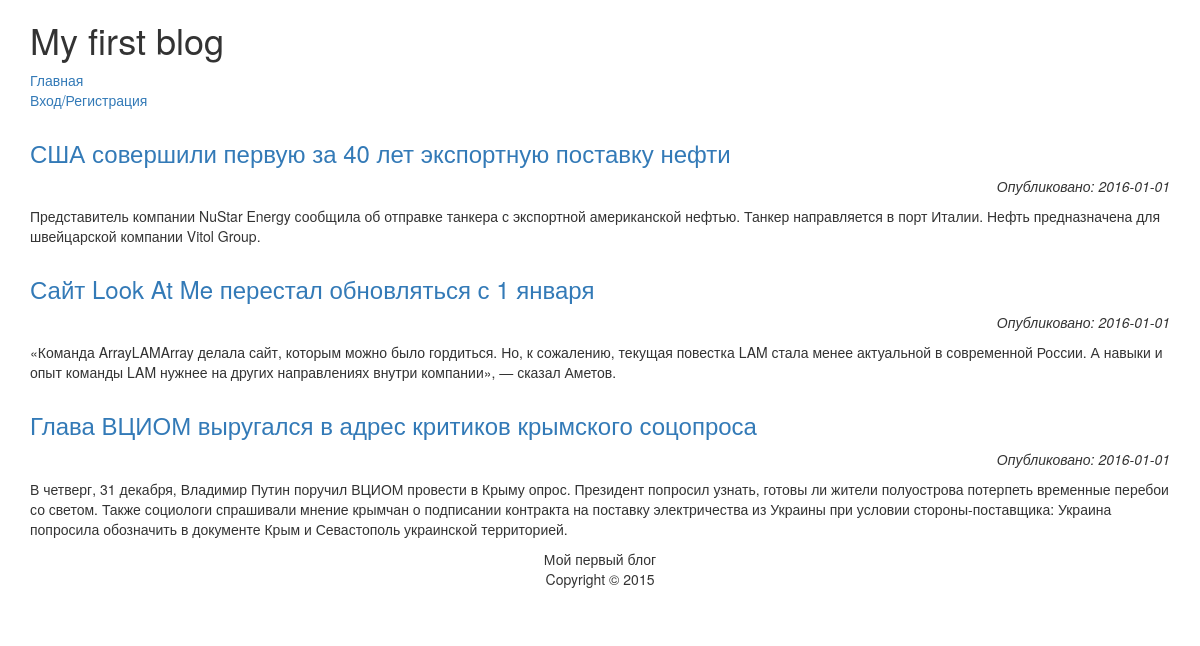
Before: / with the older database file.
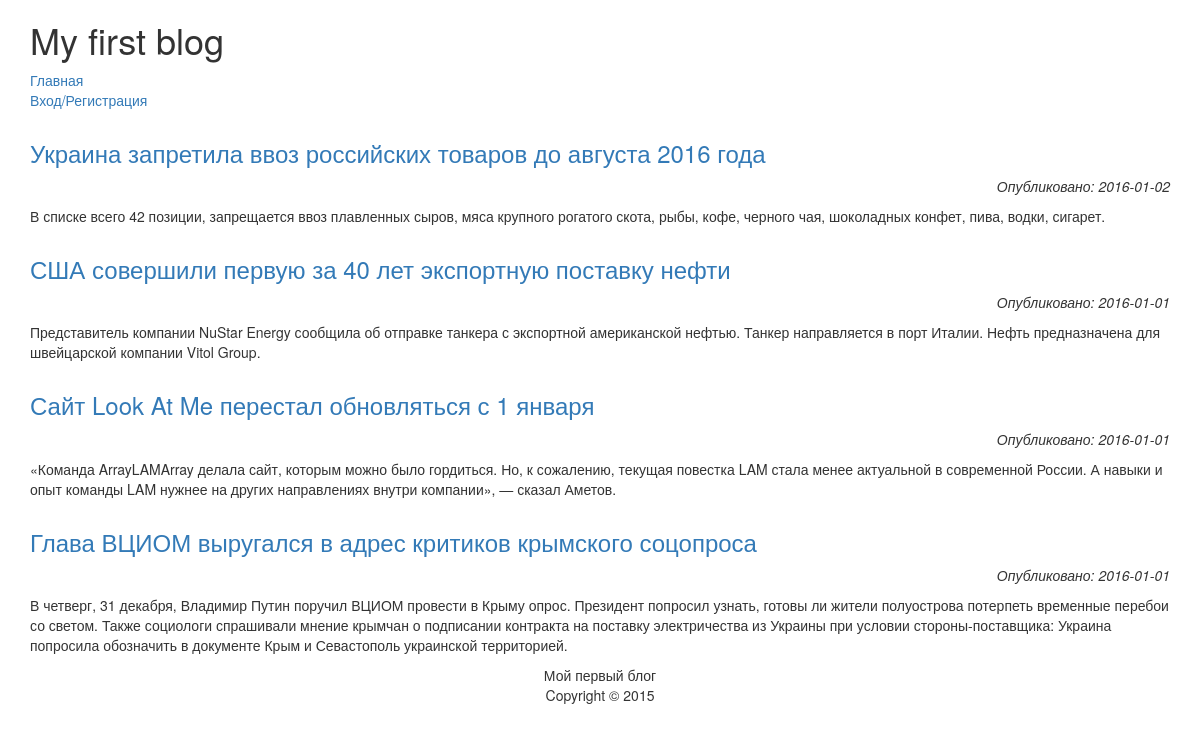
After: the same page with the newer database file.
### tables this page shows
CREATE TABLE "articles" (
	`id`	INTEGER NOT NULL PRIMARY KEY AUTOINCREMENT,
	`title`	TEXT,
	`content`	TEXT,
	`date`	TEXT
);

### index.php (called while the page is built, shortened)
<?php
require_once('preamble.php');
require_once('modules/menu.php');
require_once("template.php");
?>

### preamble.php (called while the page is built, shortened)
<?php
require_once("class/blog.php");
require_once('class/menu.php');
$db = new SQLite3('blog.db');
$blog = new Blog($db);
?>

### content/articles_list.php (the view)
<?php
$articles = $blog->list_articles();
foreach($articles as $a) :
?>
<div class='article'>
	<a href='?section=article&id=<?=$a['id']?>'><h3><?=$a['title']?></h3></a>
	<p class='date'>Опубликовано: <?=$a['date']?></p>
	<?=Blog::parse($a['content'])[0]?>
</div>
<?php
endforeach;
?>

### template.php
<!DOCTYPE html>
<html>
	<head>
<?php include('content/head.php') ?>
	</head>
<body>
	<div class='container'>
		<h1><?=$blog->get_title()?></h1>
		<nav>
<?php $menu->show() ?>
		</nav>
<?php include($content) ?>
		<footer>
			<p>Мой первый блог<br/>Copyright &copy; 2015</p>
		</footer>
	</div>
</body>
</html>

### content/head.php (shortened to what this page needs)
<link rel='stylesheet' href='https://maxcdn.bootstrapcdn.com/bootstrap/3.3.6/css/bootstrap.min.css'>
<link rel='stylesheet' href='/blog/style.css'>

### class/menu.php (shortened to what this page needs)
<?php
class Menu {
	private $menu;
	public function __construct() {
		$this->menu = array();
	}
	public function add_entry($key, $name, $href, $visible = true) {
		$this->menu[$key] = array(
			'name' => $name,
			'href' => $href,
			'visible' => $visible
		);
	}
	public function show() {
		foreach ($this->menu as $a) {
			if ($a['visible']) {
				echo "\t\t\t<a href='".$a['href']."'>".$a['name']."</a><br>\r";
			}
		}
	}
}
?>

### class/blog.php (shortened to what this page needs)
<?php
class Blog {
	private $db;
	private $title;
	public function __construct($db) {
		$this->db = $db;
	}
	public function set_title($str) {
		$this->title = $str;
	}
	public function get_title() {
		return $this->title;
	}
	public function list_articles() {
		$return = false;
		if ($this->db) {
			$query = "SELECT * FROM articles ORDER BY id DESC;";
			$result = $this->db->query($query);
			if($result) {
				while (true) {
					$row = $result->fetchArray(SQLITE3_ASSOC);
					if ($row) {
						$return[] = $row;
					} else {
						break;
					}
				}
			}
		}
		return $return;
	}
	static public function parse($str) {
		$str_formated = explode("\r\n", $str);
		$tags_pseudo = array ('[b]', '[/b]', '[em]', '[/em]', '[url]', '[/url/]', '[/url]', '[img]', '[/img]');
		$tags_html = array ('<strong>', '</strong>', '<em>', '</em>', '<a href="', '">', '</a>', '<img src="', '">');
		foreach ($str_formated as &$p) {
			$p = str_ireplace($tags_pseudo, $tags_html, $p);
			$p = "<p>$p</p>\r";
		}
		return $str_formated;
	}
}
?>

### style.css (style rules this page uses)
footer { text-align: center; margin-bottom: 30px; }
.article { margin-top: 30px; }
.article p.date { text-align: right; font-style: italic; }

Changed rows visible on the page:
added articles: title "Украина запретила ввоз российских товаров до августа 2016 года", date "2016-01-02", p "В списке всего 42 позиции, запрещается ввоз плавленных сыров, мяса крупного рогатого скота, рыбы, кофе, черного чая, шоколадных конфет, пива, водки, сигарет."
